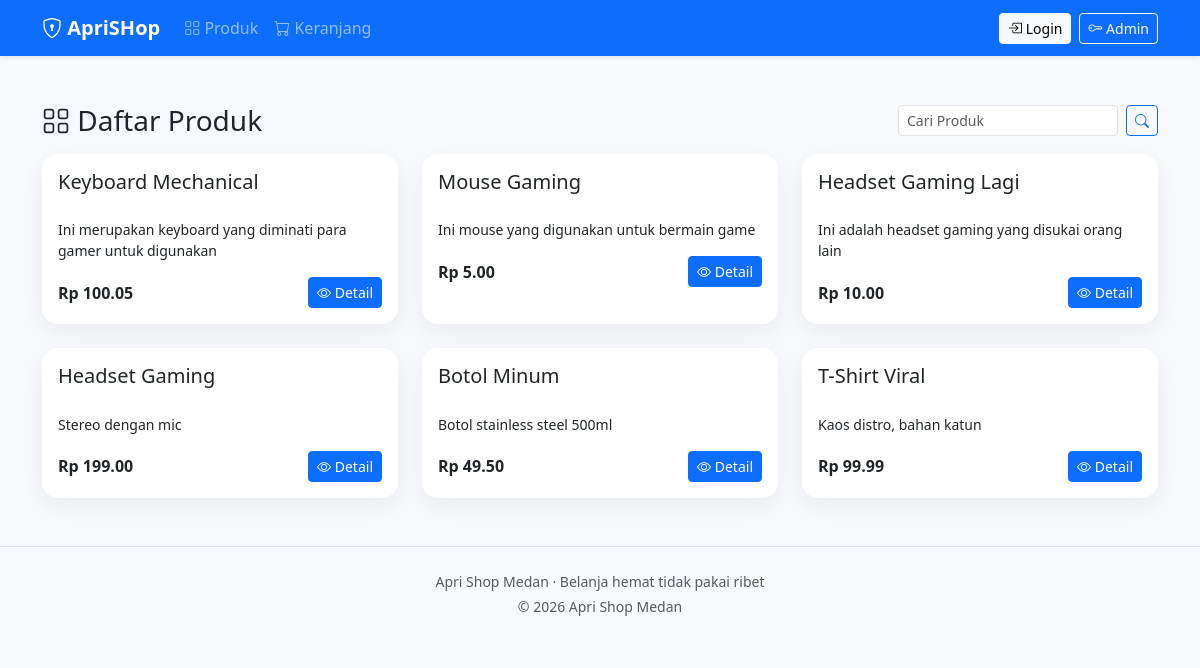
Screenshot of /web-vuln/products.php with the database file from the repository.
### tables this page shows
CREATE TABLE `products` (
  `id` int(11) NOT NULL,
  `name` varchar(255) DEFAULT NULL,
  `description` text DEFAULT NULL,
  `price` decimal(10,2) DEFAULT NULL
);

### web-vuln/products.php (the view, shortened to what this page needs)
<?php require 'db.php'; require 'layout.php'; app_header('Produk — VulnShop'); ?>
<main class="container my-5">
  <div class="d-flex justify-content-between align-items-center mb-3">
    <h3 class="mb-0"><i class="bi bi-grid"></i> Daftar Produk</h3>
    <form class="d-flex" method="get" action="products.php">
      <input class="form-control form-control-sm me-2" name="q" placeholder="Cari Produk">
      <button class="btn btn-sm btn-outline-primary"><i class="bi bi-search"></i></button>
    </form>
  </div>
  <div class="row gy-4">
    <?php
      $where = "";
      $res = $mysqli->query("SELECT * FROM products $where ORDER BY id DESC");
      while($p = $res->fetch_assoc()):
    ?>
    <div class="col-sm-6 col-lg-4">
      <div class="card card-v product-card h-100">
        <div class="card-body">
          <h5 class="card-title"><?php echo $p['name'];  ?></h5>
          <p class="card-text small"><?php echo $p['description'];  ?></p>
          <div class="d-flex justify-content-between align-items-center">
            <span class="fw-semibold">Rp <?php echo number_format($p['price'],2); ?></span>
            <a class="btn btn-sm btn-primary" href="product.php?id=<?=$p['id']?>"><i class="bi bi-eye"></i> Detail</a>
          </div>
        </div>
      </div>
    </div>
    <?php endwhile; ?>
  </div>
</main>

### web-vuln/theme.css (style rules this page uses)
:root { --brand-grad: linear-gradient(135deg,#5B8CFF 0%, #7AE1FF 100%); }
body { background: #f7f9fc; }
.card-v { border: none; border-radius: 1rem; box-shadow: 0 8px 24px rgba(0,0,0,.06); }
.product-card .card-title { min-height: 2.6rem; }

### rows the page displays
products: name "Keyboard Mechanical", description "Ini merupakan keyboard yang diminati para gamer untuk digunakan", price "100.05"
products: name "Mouse Gaming", description "Ini mouse yang digunakan untuk bermain game", price "5.00"
products: name "Headset Gaming Lagi", description "Ini adalah headset gaming yang disukai orang lain", price "10.00"
products: name "Headset Gaming", description "Stereo dengan mic", price "199.00"
products: name "Botol Minum", description "Botol stainless steel 500ml", price "49.50"
products: name "T-Shirt Viral", description "Kaos distro, bahan katun", price "99.99"
